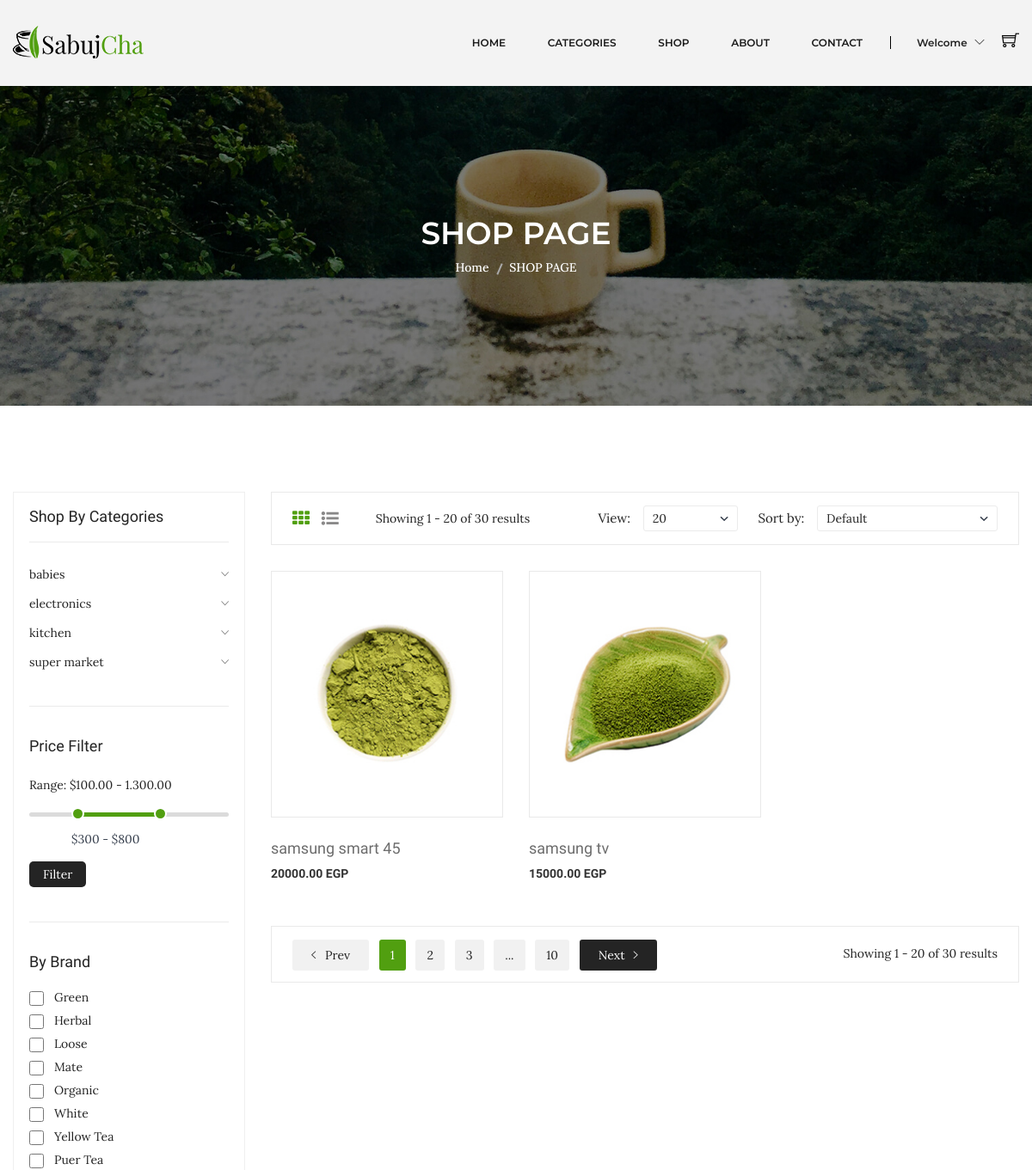
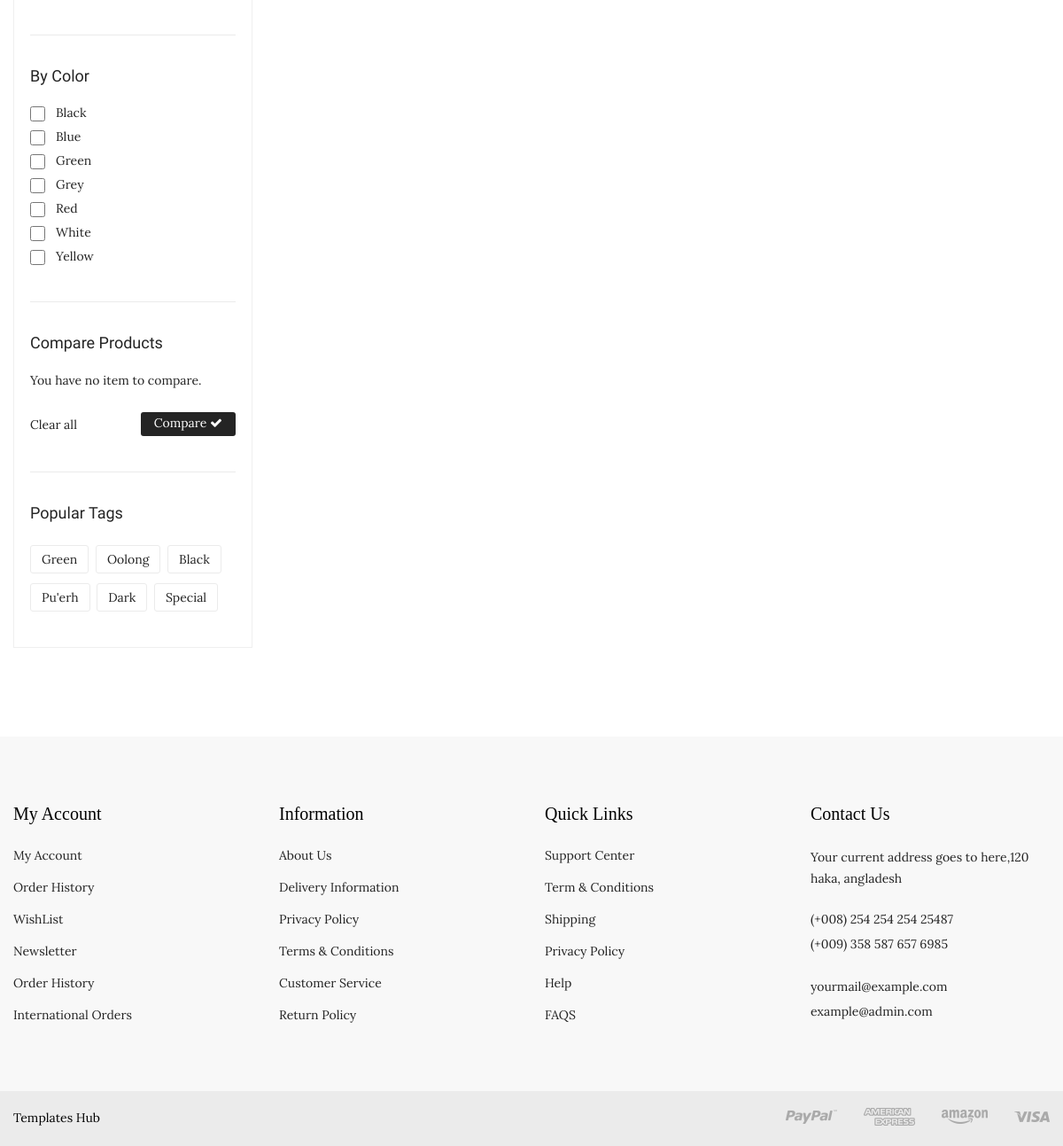
The page /Views/shop.php?subcategory=2 on the database its author committed (2 pictures, top to bottom).
### tables this page shows
CREATE TABLE `products` (
  `id` int(10) UNSIGNED NOT NULL,
  `name_en` varchar(255) NOT NULL,
  `name_ar` varchar(255) NOT NULL,
  `price` decimal(10,2) NOT NULL,
  `quantity` int(5) UNSIGNED NOT NULL,
  `status` tinyint(4) NOT NULL DEFAULT 1 COMMENT '1 is active\r\n0 is not active',
  `image` varchar(100) NOT NULL DEFAULT 'default.jpg',
  `details_ar` text DEFAULT NULL,
  `details_en` text DEFAULT NULL,
  `code` varchar(20) NOT NULL,
  `brand_id` int(10) UNSIGNED DEFAULT NULL,
  `subcategory_id` int(10) UNSIGNED NOT NULL,
  `created_at` timestamp NOT NULL DEFAULT current_timestamp(),
  `updated_ayt` timestamp NOT NULL DEFAULT current_timestamp() ON UPDATE current_timestamp()
);

CREATE TABLE `categories` (
  `id` int(10) UNSIGNED NOT NULL,
  `name_en` varchar(255) NOT NULL,
  `name_ar` varchar(255) NOT NULL,
  `status` tinyint(1) NOT NULL DEFAULT 1,
  `photo` varchar(255) NOT NULL,
  `created_at` timestamp NOT NULL DEFAULT current_timestamp(),
  `updated_at` timestamp NOT NULL DEFAULT current_timestamp() ON UPDATE current_timestamp()
);

### Database/database.php (called while the page is built, shortened)
<?php
class database{
  private $host='localhost';
  private $username = 'root';
  private $password = '';
  private $dbName ='e-commerce';
  private $con='';
  public function __construct()
  {
    $this->con = new mysqli($this->host,$this->username,$this->password,$this->dbName);
  }
  public function runDQL($query){
    $result = $this->con->query($query);
    if($result->num_rows > 0){
      return $result;
    }else{
      return [];
    }
  }
}

### Models/Product.php (called while the page is built, shortened)
<?php
include_once "../Database/database.php";
class Product extends database
{
    private $subcategory_id;
    public function setSubCategory_id($subcategory_id)
    {
        $this->subcategory_id = $subcategory_id;
        return $this;
    }
    public function getProductsBySub()
    {
        $query  = "SELECT `products`.`id`,`products`.`name_en`,`products`.`image`,`products`.`price`,`products`.`details_en` FROM `products` WHERE `products`.`subcategory_id` = $this->subcategory_id ORDER BY `products`.`name_en`";
        return $this->runDQL($query);
    }
}

### Models/Category.php (called while the page is built, shortened)
<?php
include_once "../Database/database.php";
class Category extends database
{
    public function selectData()
    {
        $query = "SELECT `categories`.`id`,`categories`.`name_en` FROM `categories` ORDER BY `categories`.`name_en` LIMIT 6";
        return $this->runDQL($query);
    }
}

### Views/shop.php (the view, shortened to what this page needs)
<?php
include_once "layouts/header.php";
include_once "layouts/nav.php";
include_once __DIR__ . "/../models/Product.php";
include_once __DIR__ . "/../models/Category.php";
$categoryObject = new Category;
$selectCategoriesDataResult = $categoryObject->selectData();
$subcategoryObject = new Subcategory;
$productObject = new Product;
if ($_GET) {
    if (isset($_GET['subcategory'])) {
        if (is_numeric($_GET['subcategory'])) {
            $subcategoryObject->setId($_GET['subcategory']);
            $FindsubcategoryReuslt = $subcategoryObject->Findsubcategory();
            if ($FindsubcategoryReuslt) {
                $productObject->setSubCategory_id($_GET['subcategory']);
                $selectDataResult = $productObject->getProductsBySub();
            } else {
                header('location:errors/404.php');
            }
        } else {
            header('location:errors/404.php');
        }
    } else {
        header('location:errors/404.php');
    }
} else {
    $selectDataResult = $productObject->selectData();
}
?>
<div class="breadcrumb-area bg-image-3 ptb-150">
    <div class="container">
        <div class="breadcrumb-content text-center">
            <h3>SHOP PAGE</h3>
            <ul>
                <li><a href="index.php">Home</a></li>
                <li class="active">SHOP PAGE</li>
            </ul>
        </div>
    </div>
</div>
<div class="shop-page-area ptb-100">
    <div class="container">
        <div class="row flex-row-reverse">
            <div class="col-lg-9">
                <div class="shop-topbar-wrapper">
                    <div class="shop-topbar-left">
                        <ul class="view-mode">
                            <li class="active"><a href="#product-grid" data-view="product-grid"><i class="fa fa-th"></i></a></li>
                            <li><a href="#product-list" data-view="product-list"><i class="fa fa-list-ul"></i></a></li>
                        </ul>
                        <p>Showing 1 - 20 of 30 results </p>
                    </div>
                    <div class="product-sorting-wrapper">
                        <div class="product-shorting shorting-style">
                            <label>View:</label>
                            <select>
                                <option value=""> 20</option>
                            </select>
                        </div>
                        <div class="product-show shorting-style">
                            <label>Sort by:</label>
                            <select>
                                <option value="">Default</option>
                            </select>
                        </div>
                    </div>
                </div>
                <div class="grid-list-product-wrapper">
                    <div class="product-grid product-view pb-20">
                        <div class="row">
                            <?php
                            if ($selectDataResult) {
                                $products = $selectDataResult->fetch_all(MYSQLI_ASSOC);
                                foreach ($products as $index => $product) { ?>
                                    <div class="product-width col-xl-4 col-lg-4 col-md-4 col-sm-6 col-12 mb-30">
                                        <div class="product-wrapper">
                                            <div class="product-img">
                                                <a href="product-details.php?id=<?= $product['id'] ?>">
                                                    <img alt="" src="../assets/img/product/<?php echo $product['image']; ?>">
                                                </a>
                                                <div class="product-action">
                                                </div>
                                            </div>
                                            <div class="product-content text-left">
                                                <div class="product-hover-style">
                                                    <div class="product-title">
                                                        <h4>
                                                            <a href="product-details.php?id=<?= $product['id'] ?>"><?= $product['name_en'] ?></a>
                                                        </h4>
                                                    </div>
                                                </div>
                                                <div class="product-price-wrapper">
                                                    <span><?= $product['price'] ?> EGP</span>
                                                </div>
                                            </div>
                                        </div>
                                    </div>
                            <?php }
                            } else {
                                echo "<div class='alert alert-warning'>No Products </div>";
                            } ?>
                        </div>
                    </div>
                    <div class="pagination-total-pages">
                        <div class="pagination-style">
                            <ul>
                                <li><a class="prev-next prev" href="#"><i class="ion-ios-arrow-left"></i> Prev</a></li>
                                <li><a class="active" href="#">1</a></li>
                                <li><a href="#">2</a></li>
                                <li><a href="#">3</a></li>
                                <li><a href="#">...</a></li>
                                <li><a href="#">10</a></li>
                                <li><a class="prev-next next" href="#">Next<i class="ion-ios-arrow-right"></i> </a></li>
                            </ul>
                        </div>
                        <div class="total-pages">
                            <p>Showing 1 - 20 of 30 results </p>
                        </div>
                    </div>
                </div>
            </div>
            <div class="col-lg-3">
                <div class="shop-sidebar-wrapper gray-bg-7 shop-sidebar-mrg">
                    <div class="shop-widget">
                        <h4 class="shop-sidebar-title">Shop By Categories</h4>
                        <div class="shop-catigory">
                            <ul id="faq">
                                <?php
                                if ($selectCategoriesDataResult) {
                                    $categories = $selectCategoriesDataResult->fetch_all(MYSQLI_ASSOC);
                                    foreach ($categories as $index => $category) { ?>
                                        <li> <a data-toggle="collapse" data-parent="#faq" href="#shop-catigory-<?= $category['id'] ?>"><?= $category['name_en'] ?><i class="ion-ios-arrow-down"></i></a>
                                        </li>
                                    <?php }
                                } else { ?>
                                    <li class="mega-menu-title">No Categories Yet</li>
                                <?php  } ?>
                            </ul>
                        </div>
                    </div>
                    <div class="shop-price-filter mt-40 shop-sidebar-border pt-35">
                        <h4 class="shop-sidebar-title">Price Filter</h4>
                        <div class="price_filter mt-25">
                            <span>Range: $100.00 - 1.300.00 </span>
                            <div id="slider-range"></div>
                            <div class="price_slider_amount">
                                <div class="label-input">
                                    <input type="text" id="amount" name="price" placeholder="Add Your Price" />
                                </div>
                                <button type="button">Filter</button>
                            </div>
                        </div>
                    </div>
                    <div class="shop-widget mt-40 shop-sidebar-border pt-35">
                        <h4 class="shop-sidebar-title">By Brand</h4>
                        <div class="sidebar-list-style mt-20">
                            <ul>
                                <li><input type="checkbox"><a href="#">Green </a>
                                <li><input type="checkbox"><a href="#">Herbal </a></li>
                                <li><input type="checkbox"><a href="#">Loose </a></li>
                                <li><input type="checkbox"><a href="#">Mate </a></li>
                                <li><input type="checkbox"><a href="#">Organic </a></li>
                                <li><input type="checkbox"><a href="#">White </a></li>
                                <li><input type="checkbox"><a href="#">Yellow Tea </a></li>
                                <li><input type="checkbox"><a href="#">Puer Tea </a></li>
                            </ul>
                        </div>
                    </div>
                    <div class="shop-widget mt-40 shop-sidebar-border pt-35">
                        <h4 class="shop-sidebar-title">By Color</h4>
                        <div class="sidebar-list-style mt-20">
                            <ul>
                                <li><input type="checkbox"><a href="#">Black </a></li>
                                <li><input type="checkbox"><a href="#">Blue </a></li>
                                <li><input type="checkbox"><a href="#">Green </a></li>
                                <li><input type="checkbox"><a href="#">Grey </a></li>
                                <li><input type="checkbox"><a href="#">Red</a></li>
                                <li><input type="checkbox"><a href="#">White </a></li>
                                <li><input type="checkbox"><a href="#">Yellow </a></li>
                            </ul>
                        </div>
                    </div>
                    <div class="shop-widget mt-40 shop-sidebar-border pt-35">
                        <h4 class="shop-sidebar-title">Compare Products</h4>
                        <div class="compare-product">
                            <p>You have no item to compare. </p>
                            <div class="compare-product-btn">
                                <span>Clear all </span>
                                <a href="#">Compare <i class="fa fa-check"></i></a>
                            </div>
                        </div>
                    </div>
                    <div class="shop-widget mt-40 shop-sidebar-border pt-35">
                        <h4 class="shop-sidebar-title">Popular Tags</h4>
                        <div class="shop-tags mt-25">
                            <ul>
                                <li><a href="#">Green</a></li>
                                <li><a href="#">Oolong</a></li>
                                <li><a href="#">Black</a></li>
                                <li><a href="#">Pu'erh</a></li>
                                <li><a href="#">Dark </a></li>
                                <li><a href="#">Special</a></li>
                            </ul>
                        </div>
                    </div>
                </div>
            </div>
        </div>
    </div>
</div>
<?php include_once "layouts/footer.php"; ?>

### rows shown on the page
products: image (picture), name_en "samsung smart 45", price "20000.00"
products: image (picture), name_en "samsung tv", price "15000.00"
categories: name_en "babies"
categories: name_en "electronics"
categories: name_en "kitchen"
categories: name_en "super market"
